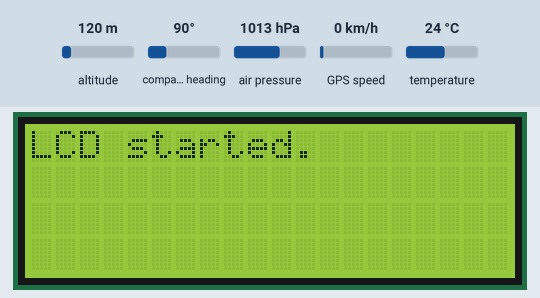
A sketch run on a simulated ESP32. Parts: 20×4 character LCD. The test bench sets the inputs (shaded band); at power-on: altitude 120 m, compass heading 90°, air pressure 1013 hPa, GPS speed 0 km/h, temperature 24 °C. WiFi joins after 1.5 s; servers stay silent unless stated; uploads are accepted with an empty reply; the GPS gets a fix after 3 s at 37.7749, -122.4194 with 8 satellites; what the sketch prints to the serial monitor is not drawn.

Above: at 0.1 s.
At 4.9 s:
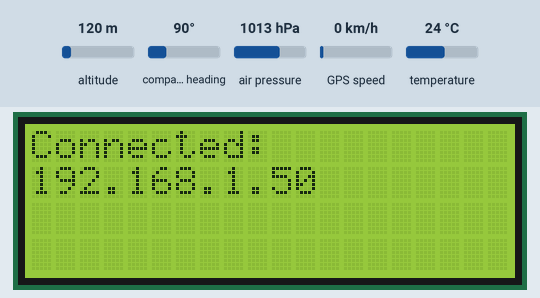
At 6.9 s:
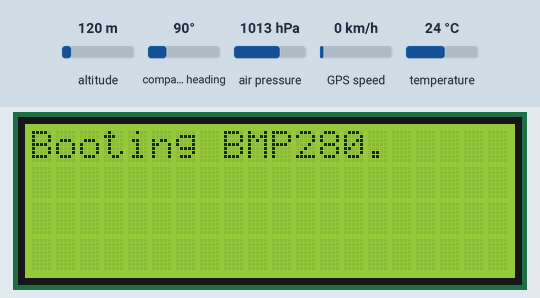
At 9.9 s:
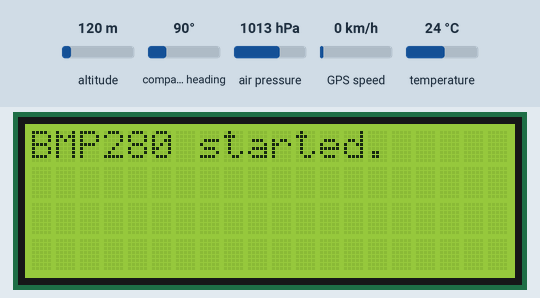
At 12.9 s:
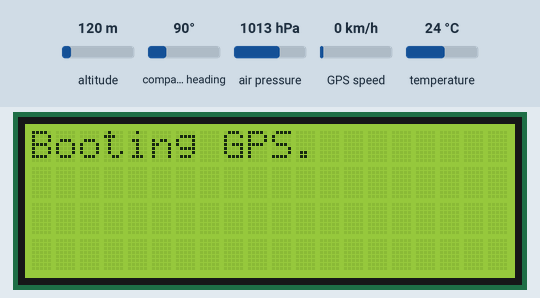
At 18.2 s:
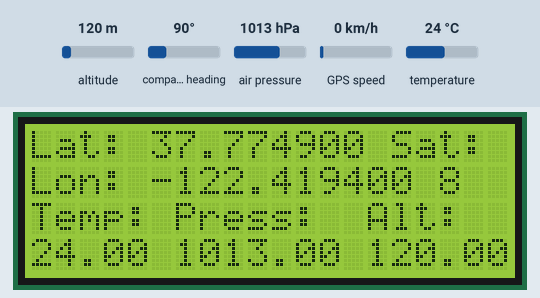

The sketch:

MADRID_2022_GPS_LCD_BMP_WEB_SAT.ino
```cpp
/*
  Modified from https://github.com/mikalhart/TinyGPSPlus
*/
//libraries and variables for web interface
#include <WiFi.h>   //wifi library
#include <HTTPClient.h> //http client
const char* ssid       = "YOUR_SSID";
const char* password   = "YOUR_PASSWORD";
const char* serverName = "YOUR_SERVER_WRITE_FILE"; // for example https://yourserver.com/iot/iotwrite.php

//libraries and global variables for BMP280
#include <Adafruit_BMP280.h>
Adafruit_BMP280 bmp; // I2C Interface
String strTemp, strPressure;

//remember to insert the daily air pressure here
float setPressure = 1035.76;

// libraries and global variables for LCD
#include <LiquidCrystal_I2C.h>
LiquidCrystal_I2C lcd = LiquidCrystal_I2C(0x27, 20, 4); // Change to (0x27,16,2) for 16x2 LCD.
int lcdColumns = 20;
int lcdRows = 4;
String strLon = "not available";
String strLat = "not available";
String strAlt = "not available";
String numSats = "0";

// libraries and global variables for GPS
#include <TinyGPS++.h>
#include <SoftwareSerial.h>
static const int RXPin = 12, TXPin = 13;
static const uint32_t GPSBaud = 9600;

TinyGPSPlus gps; // The TinyGPS++ object
SoftwareSerial ss(RXPin, TXPin); // The serial connection to the GPS device

void setup()
{
  Serial.begin(9600);
  // initialize LCD
  lcd.init();
  // turn on LCD backlight
  lcd.backlight();
  lcd.print("LCD started.");
  delay(3000);
  lcd.clear();

  WiFi.begin(ssid, password);

  lcd.setCursor(0, 0);            // Start at top-left corner
  lcd.print("WLAN Connecting:");
  while (WiFi.status() != WL_CONNECTED) {
    delay(200);
    Serial.print(".");

    WiFi.begin(ssid, password);
    Serial.println("Connecting");
    while (WiFi.status() != WL_CONNECTED) {
      delay(500);
      Serial.print(".");
    }
    Serial.println("");
    Serial.print("Connected to WiFi network with IP Address: ");
    Serial.println(WiFi.localIP());
    lcd.clear();
    lcd.setCursor(0, 0);            // Start at top-left corner
    lcd.print("Connected:");
    lcd.setCursor(0, 1);            // Start at top-left corner
    lcd.print(WiFi.localIP());
    delay(2000);
    lcd.clear();
  }

  //start BMP280 setup
  lcd.print("Booting BMP280.");

  if (!bmp.begin(0x76)) {
    lcd.print("BMP280 not found.");
    Serial.println(F("Could not find a valid BMP280 sensor, check wiring!"));
    while (1);
  }

  /* Default settings from datasheet. */
  bmp.setSampling(Adafruit_BMP280::MODE_NORMAL,     /* Operating Mode. */
                  Adafruit_BMP280::SAMPLING_X2,     /* Temp. oversampling */
                  Adafruit_BMP280::SAMPLING_X16,    /* Pressure oversampling */
                  Adafruit_BMP280::FILTER_X16,      /* Filtering. */
                  Adafruit_BMP280::STANDBY_MS_500); /* Standby time. */
  delay(3000);
  lcd.clear();
  lcd.print("BMP280 started.");
  delay(3000);
  lcd.clear();

  //start GPS
  ss.begin(GPSBaud);
  lcd.clear();
  lcd.print("Booting GPS.");
  delay(5000);
  Serial.println(F("DeviceExample.ino"));
  Serial.println(F("A simple demonstration of TinyGPS++ with an attached GPS module"));
  Serial.print(F("Testing TinyGPS++ library v. ")); Serial.println(TinyGPSPlus::libraryVersion());
  Serial.println(F("by Mikal Hart"));
  Serial.println();
}

void loop()
{
  // This sketch displays information every time a new sentence is correctly encoded.
  while (ss.available() > 0) {
    if (gps.encode(ss.read())) { //this if is needed for the GPS serial data to flow
      displayInfo();
      strLat = String(gps.location.lat(), 6);
      strLon = String(gps.location.lng(), 6);
      strAlt = String(gps.altitude.meters(), 2);
      numSats = String(gps.satellites.value());
      getTempPressure();
      write_LCD();
      UpdateWeb();
      delay(10000);
    }
  }

  if (millis() > 5000 && gps.charsProcessed() < 10)
  {
    Serial.println(F("No GPS detected: check wiring."));
    while (true);
  }
}

void UpdateWeb() {
  //sending data to the server:

  Serial.println("add data to web");
  Serial.printf("Connecting to %s ", ssid);
  if (WiFi.status() == WL_CONNECTED) {
    WiFiClient client;
    HTTPClient http;

    // Your Domain name with URL path or IP address with path
    http.begin(serverName);

    // If you need an HTTP request with a content type: text/plain
    http.addHeader("Content-Type", "text/plain");
    String httpRequestData = strLat + "," + strLon + "," + strTemp + "," + strPressure + "," + strAlt + "," + numSats;
    // Send HTTP POST request
    int httpResponseCode = http.POST(httpRequestData);

    Serial.println("HTTP Response code: ");
    Serial.println(httpRequestData);

    // Free resources
    http.end();
  }
  else {
    Serial.println("WiFi Disconnected");
  }
}

void getTempPressure() {
  Serial.println();
  Serial.print(F("Temperature = "));
  Serial.print(bmp.readTemperature());
  strTemp = bmp.readTemperature();
  Serial.println(" *C");

  Serial.print(F("Pressure = "));
  Serial.print(bmp.readPressure() / 100); //displaying the Pressure in hPa, you can change the unit
  strPressure = bmp.readPressure() / 100;
  Serial.println(" hPa");

  //  Serial.print(F("Approx altitude = "));
  //  Serial.print(bmp.readAltitude(setPressure)); //The "1019.66" is the pressure(hPa) at sea level in day in your region
  //  strAlt = bmp.readAltitude(setPressure);
  //  Serial.println(" m");                    //If you don't know it, modify it until you get your current altitude
  //  Serial.println();
}

void write_LCD() {
  Serial.println("Write LCD");
  // insert code for writing GPS and air data to the LCD display in this function
  // set cursor to first column, first row
  // clears the display to print new message
  lcd.clear();

  // print message
  lcd.setCursor(0, 0);
  lcd.print("Lat:");
  lcd.setCursor(5, 0);
  lcd.print(strLat + " Sat:");
  lcd.setCursor(0, 1);
  lcd.print("Lon:");
  lcd.setCursor(5, 1);
  lcd.print(strLon + " " + numSats);
  lcd.setCursor(0, 2);
  lcd.print("Temp: Press:  Alt:");
  lcd.setCursor(0, 3);
  lcd.print(strTemp);
  lcd.setCursor(6, 3);
  lcd.print(strPressure);
  lcd.setCursor(14, 3);
  lcd.print(strAlt);
  delay(10);

}


void displayInfo()
{
  Serial.print(F("Location: "));
  if (gps.location.isValid())
  {
    Serial.print(gps.location.lat(), 6);
    Serial.print(F(","));
    Serial.println(gps.location.lng(), 6);

  }
  else
  {
    Serial.println(F("INVALID"));
  }

  Serial.print(F("  Date/Time: "));
  if (gps.date.isValid())
  {
    Serial.print(gps.date.month());
    Serial.print(F("/"));
    Serial.print(gps.date.day());
    Serial.print(F("/"));
    Serial.println(gps.date.year());
  }
  else
  {
    Serial.print(F("INVALID"));
  }

  Serial.print(F(" "));
  if (gps.time.isValid())
  {
    if (gps.time.hour() < 10) Serial.print(F("0"));
    Serial.print(gps.time.hour());
    Serial.print(F(":"));
    if (gps.time.minute() < 10) Serial.print(F("0"));
    Serial.print(gps.time.minute());
    Serial.print(F(":"));
    if (gps.time.second() < 10) Serial.print(F("0"));
    Serial.print(gps.time.second());
    Serial.print(F("."));
    if (gps.time.centisecond() < 10) Serial.print(F("0"));
    Serial.print(gps.time.centisecond());
  }
  else
  {
    Serial.print(F("INVALID"));
  }

}
```

Measured:
- what the display in image 1 shows lasts 2.0 s, from 4.8 s to 6.8 s
- what the display in image 2 shows lasts 3.1 s, from 6.8 s to 9.9 s
- what the display in image 4 shows lasts 5.3 s, from 12.9 s to 18.2 s
